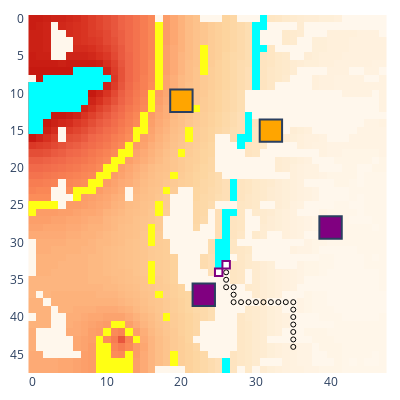

Write notebook code for a chart like this one.
### Code cell
# Cost map for heavy units
cost_map = game_state.board.rubble.T.copy() + 10

pf = PathFinder(cost_map)
path = pf.path(unit.pos, [p + 10 for p in unit.pos])
fig = show_env(env)

plotly_plot_path(fig, path)

### Figure 1 — Plotly figure (JSON) as saved in the notebook; plotly's stock layout.template omitted (floating-point values rounded to 4 significant figures; data arrays with more than 128 entries replaced by an {"elided": "..."} marker saying what was removed)
{"data": [{"colorscale": [[0, "rgb(255,247,236)"], [0.125, "rgb(254,232,200)"], [0.25, "rgb(253,212,158)"], [0.375, "rgb(253,187,132)"], [0.5, "rgb(252,141,89)"], [0.625, "rgb(239,101,72)"], [0.75, "rgb(215,48,31)"], [0.875, "rgb(179,0,0)"], [1, "rgb(127,0,0)"]], "name": "Rubble", "showscale": false, "type": "heatmap", "z": {"elided": "48x48 int values"}}, {"colorscale": [[0, "#00ffff"], [1, "#00ffff"]], "hoverinfo": "skip", "showscale": false, "type": "heatmap", "z": {"elided": "48x48 int values"}}, {"colorscale": [[0, "#ffff14"], [1, "#ffff14"]], "hoverinfo": "skip", "showscale": false, "type": "heatmap", "z": {"elided": "48x48 int values"}}, {"colorscale": [[0, "#15b01a"], [1, "#15b01a"]], "hoverinfo": "skip", "showscale": false, "type": "heatmap", "z": {"elided": "48x48 null values"}}, {"customdata": [["unit_4", "player_0", "HEAVY", [25, 34], 671, 60, 0, 0, 0]], "hovertemplate": "%{customdata[0]} %{customdata[1]}<br>Type: %{customdata[2]}<br>Pos: %{customdata[3]}<br>Power: %{customdata[4]}<br>Ice: %{customdata[5]}<br>Ore: %{customdata[6]}<br>Water: %{customdata[7]}<br>Metal: %{customdata[8]}<br><extra></extra>", "name": "unit_4", "showscale": false, "type": "heatmap", "x": [25], "y": [34], "z": [4]}, {"customdata": [["unit_5", "player_0", "HEAVY", [26, 33], 47, 100, 0, 0, 0]], "hovertemplate": "%{customdata[0]} %{customdata[1]}<br>Type: %{customdata[2]}<br>Pos: %{customdata[3]}<br>Power: %{customdata[4]}<br>Ice: %{customdata[5]}<br>Ore: %{customdata[6]}<br>Water: %{customdata[7]}<br>Metal: %{customdata[8]}<br><extra></extra>", "name": "unit_5", "showscale": false, "type": "heatmap", "x": [26], "y": [33], "z": [5]}, {"hoverinfo": "skip", "marker": {"color": "black", "size": 5, "symbol": "circle-open"}, "mode": "markers", "type": "scatter", "x": [25, 26, 26, 26, 27, 27, 27, 28, 29, 30, 31, 32, 33, 34, 35, 35, 35, 35, 35, 35, 35], "y": [34, 34, 35, 36, 36, 37, 38, 38, 38, 38, 38, 38, 38, 38, 38, 39, 40, 41, 42, 43, 44]}], "layout": {"coloraxis": {"showscale": false}, "height": 400, "margin": {"b": 10, "l": 10, "r": 10, "t": 10}, "plot_bgcolor": "rgba(0, 0, 0, 0)", "shapes": [{"fillcolor": "purple", "type": "rect", "x0": 21.5, "x1": 24.5, "y0": 35.5, "y1": 38.5}, {"fillcolor": "purple", "type": "rect", "x0": 38.5, "x1": 41.5, "y0": 26.5, "y1": 29.5}, {"fillcolor": "orange", "type": "rect", "x0": 18.5, "x1": 21.5, "y0": 9.5, "y1": 12.5}, {"fillcolor": "orange", "type": "rect", "x0": 30.5, "x1": 33.5, "y0": 13.5, "y1": 16.5}, {"fillcolor": "white", "line": {"color": "purple"}, "type": "rect", "x0": 24.5, "x1": 25.5, "y0": 33.5, "y1": 34.5}, {"fillcolor": "white", "line": {"color": "purple"}, "type": "rect", "x0": 25.5, "x1": 26.5, "y0": 32.5, "y1": 33.5}], "width": 400, "xaxis": {"autorange": true, "domain": [0, 1], "range": [-0.7667, 47.77], "type": "linear"}, "yaxis": {"autorange": true, "domain": [0, 1], "range": [47.5, -0.5], "scaleanchor": "x", "type": "linear"}}}
